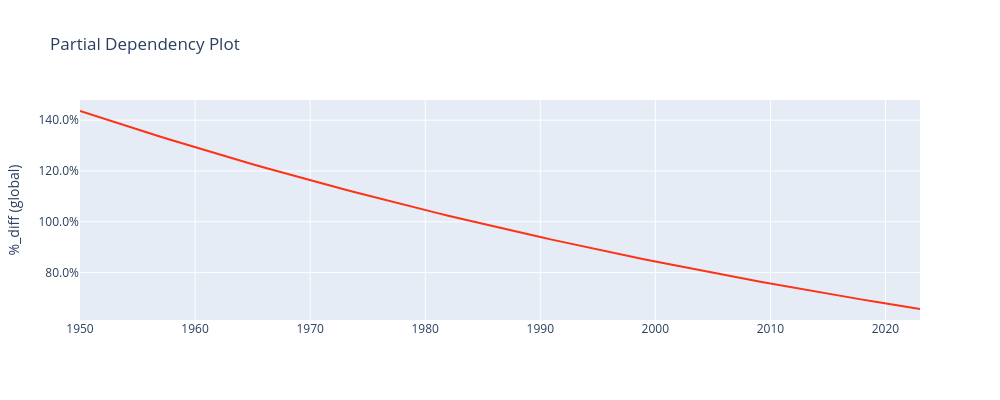

Notebook code cell kept with this figure:
### Code cell
charters.pdp(
    model=GAMR,
    df=md_encoded,
    x_axis="year",
    weight="total_exposure",
    mapping=mapping,
    display=True,
)
